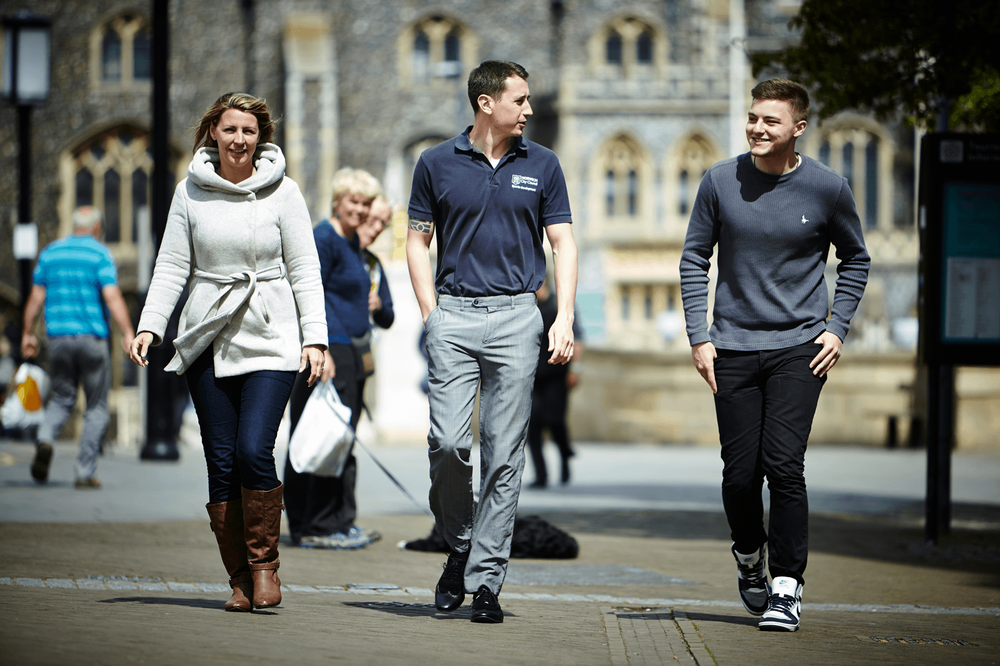
#> input picture media/city-walk.png, 1000 x 666 px, shrunk from 1600 x 1066 before the run
$ python 'gradients and edge.py'   (older library calls are emulated)
#> lines starting #> are read from the running program, lines starting #| are printed output that depends on the picture
import cv2
import numpy as np
from matplotlib import pyplot as plt

img = cv2.imread("../media/city-walk.png", cv2.IMREAD_GRAYSCALE)
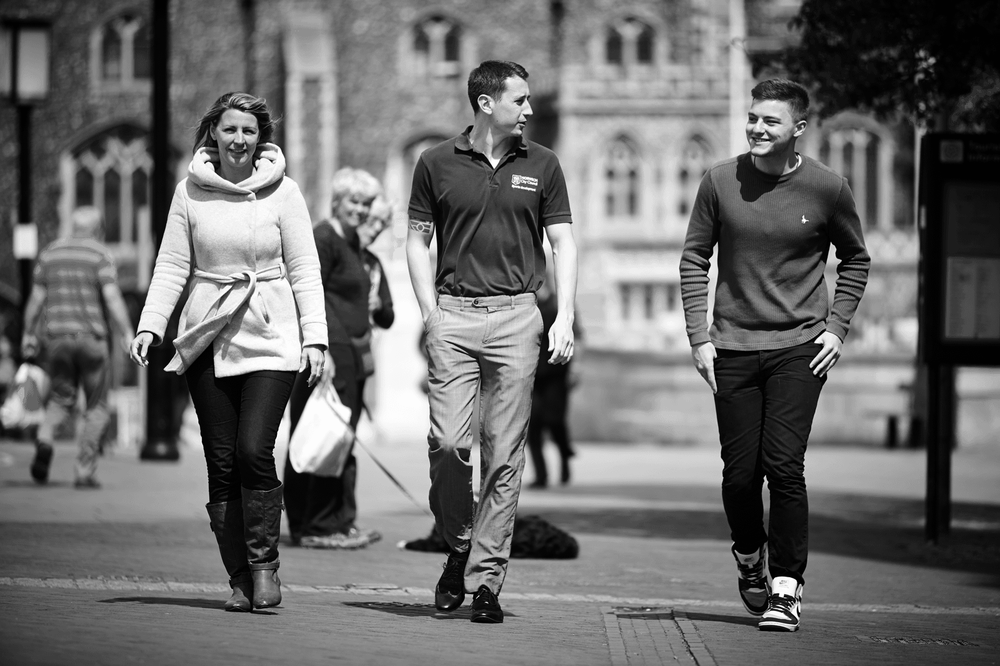
#> img: shape (666, 1000); min 0, max 255, mean 108.2

lap = cv2.Laplacian(img, cv2.CV_64F, ksize=3)
lap = np.uint8(np.absolute(lap))
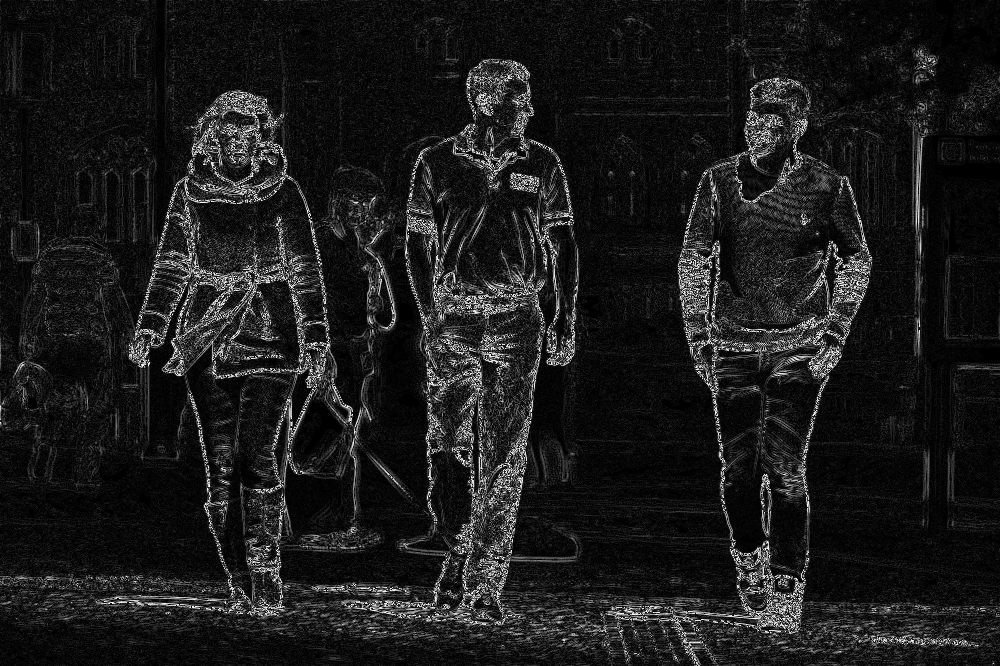
#> lap: shape (666, 1000); min 0, max 254, mean 27.2
sobelX = cv2.Sobel(img, cv2.CV_64F, 1, 0)
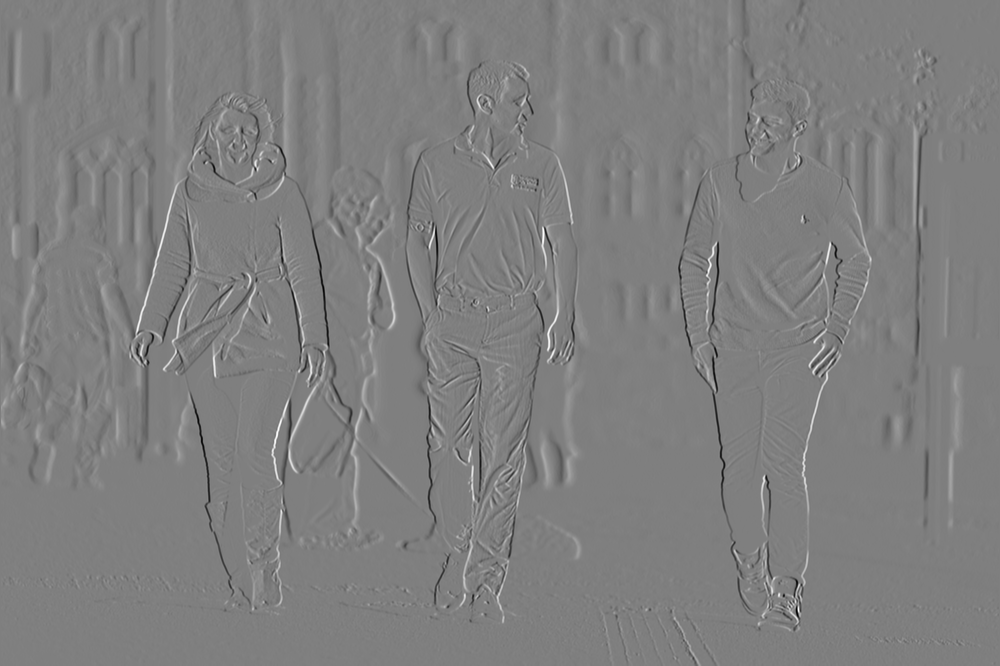
#> sobelX: shape (666, 1000) float64; min -1015, max 1016, mean -0.2; drawn with min black and max white
sobelY = cv2.Sobel(img, cv2.CV_64F, 0, 1)
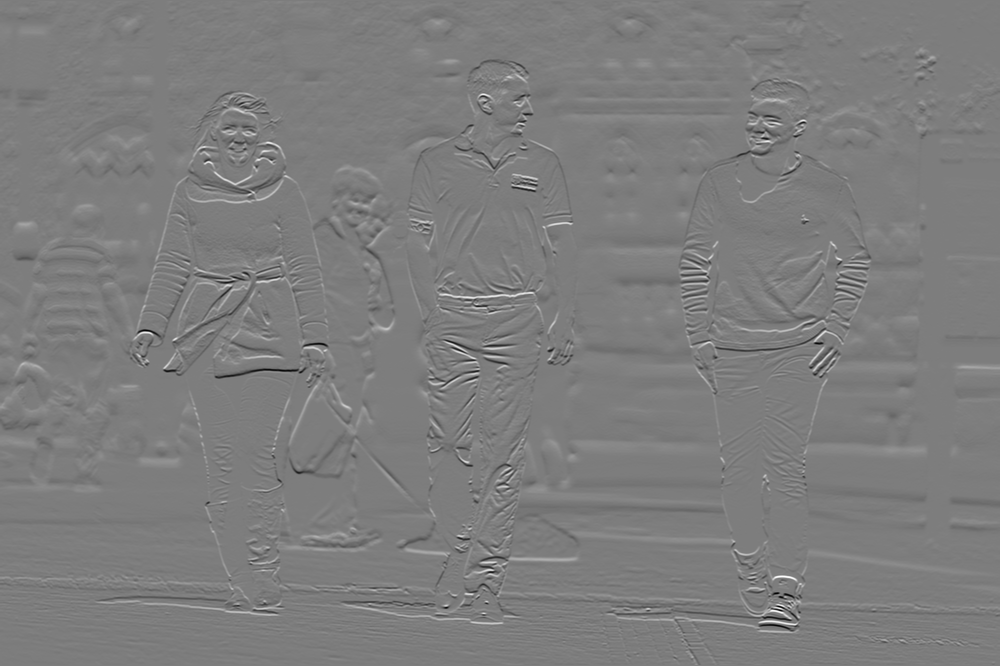
#> sobelY: shape (666, 1000) float64; min -990, max 1020, mean 0.1; drawn with min black and max white

sobelX = np.uint8(np.absolute(sobelX))
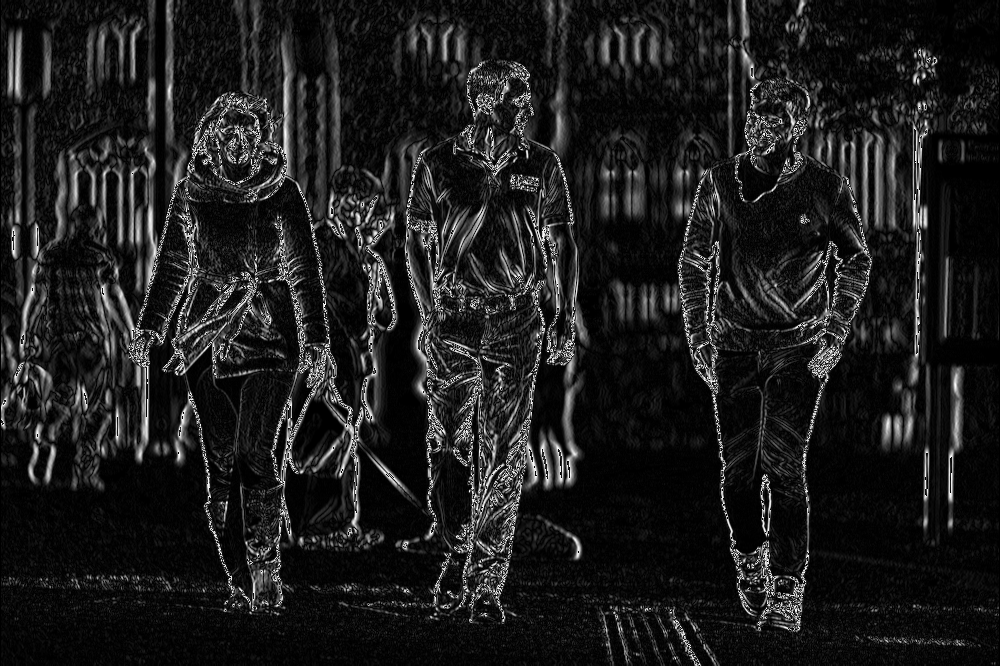
#> sobelX: shape (666, 1000); min 0, max 255, mean 29.3
sobelY = np.uint8(np.absolute(sobelY))
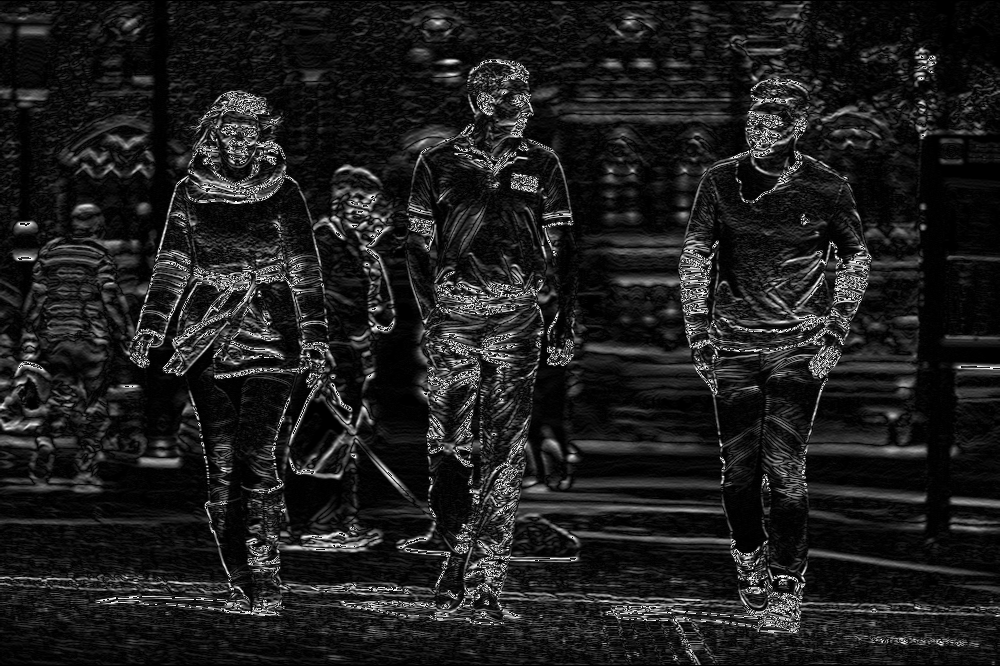
#> sobelY: shape (666, 1000); min 0, max 255, mean 30.2

sobelCombined = cv2.bitwise_or(sobelX, sobelY)
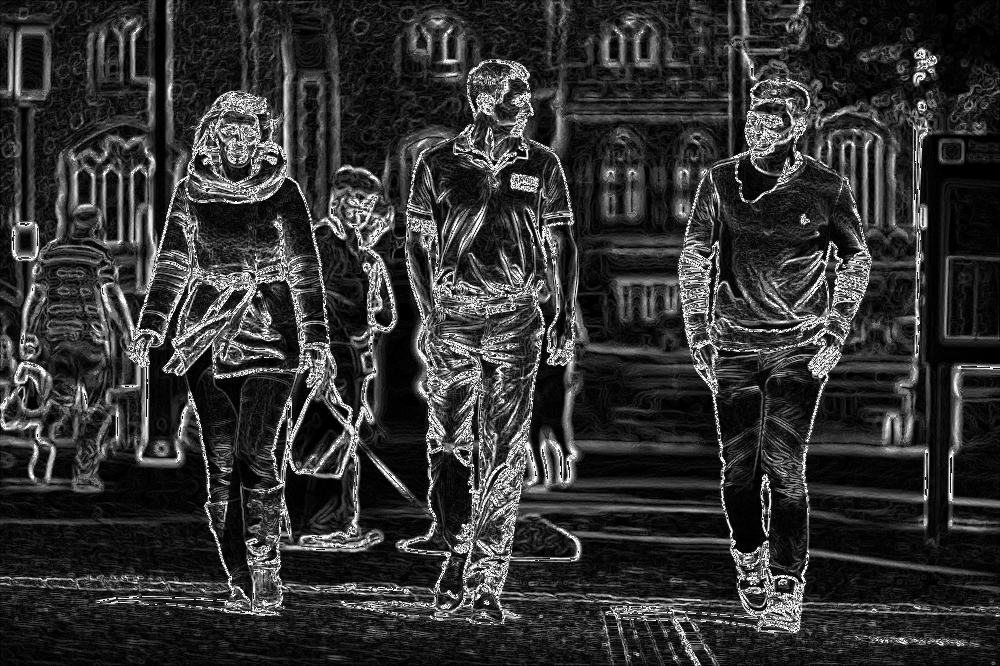
#> sobelCombined: shape (666, 1000); min 0, max 255, mean 50.2

titles = ['image', 'Laplacian', 'sobelX', 'sobelY', 'sobelCombined']
images = [img, lap, sobelX, sobelY, sobelCombined]

for i in range(5):
    plt.subplot(2, 3, i+1), plt.imshow(images[i], 'gray')
    plt.title(titles[i])
    plt.xticks([]),plt.yticks([])

plt.show()
